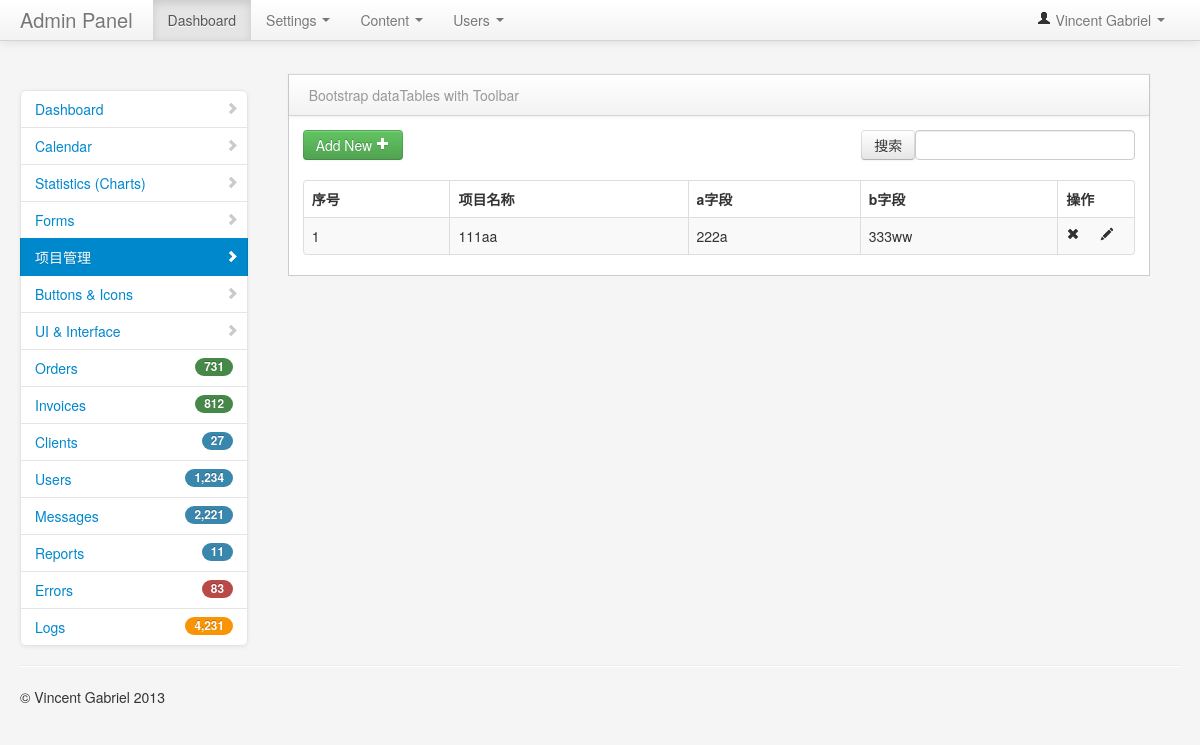
The app's page /project_manage/ (signed in), older data.
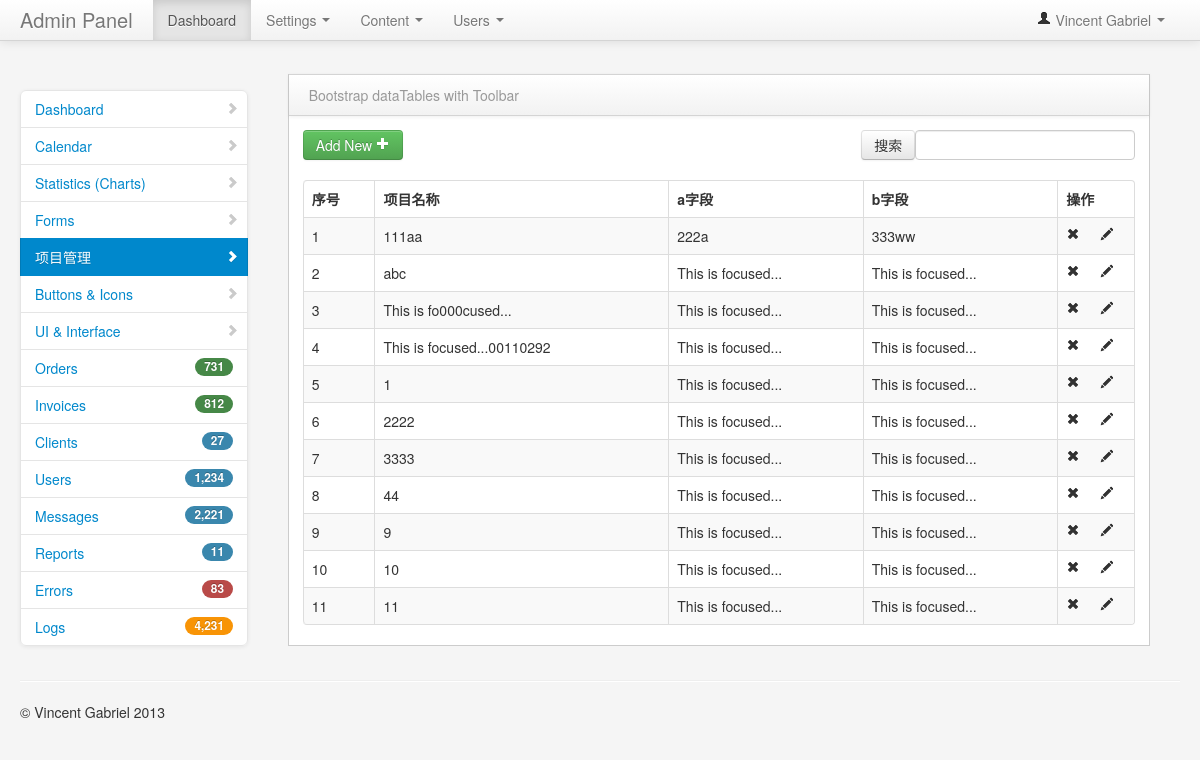
The same page, newer data.
### user_app/models.py (models this page shows)
class projectTable(models.Model):
    title = models.CharField(max_length=2000)
    a = models.CharField(max_length=2000)
    b = models.CharField(max_length=2000)

### user_app/views.py (the view)
# urls.py: path("project_manage/", views.project_manage),
@login_required #判断用户是否登录
def project_manage(request):
    project_data = projectTable.objects.all()
    username = request.session.get('user1', '')  # 读取浏览器 session
    return render(request, "project_manage.html", {"user": username,"project_data":project_data})

### templates/project_manage.html (shortened to what this page needs)
<!DOCTYPE html>
<html>
    <head>
        <link href="/static/bootstrap/css/bootstrap.min.css" rel="stylesheet" media="screen">
        <link href="/static/bootstrap/css/bootstrap-responsive.min.css" rel="stylesheet" media="screen">
        <link href="/static/assets/css/styles.css" rel="stylesheet" media="screen">
        <link href="/static/assets/css/DT_bootstrap.css" rel="stylesheet" media="screen">
    </head>
    <body>
        <div class="navbar navbar-fixed-top">
            <div class="navbar-inner">
                <div class="container-fluid">
                    <a class="brand" href="#">Admin Panel</a>
                    <div class="nav-collapse collapse">
                        <ul class="nav pull-right">
                            <li class="dropdown">
                                <a href="#" role="button" class="dropdown-toggle" data-toggle="dropdown"> <i class="icon-user"></i> Vincent Gabriel <i class="caret"></i>
                                </a>
                            </li>
                        </ul>
                        <ul class="nav">
                            <li class="active">
                                <a href="#">Dashboard</a>
                            </li>
                            <li class="dropdown">
                                <a href="#" data-toggle="dropdown" class="dropdown-toggle">Settings <b class="caret"></b>
                                </a>
                            </li>
                            <li class="dropdown">
                                <a href="#" role="button" class="dropdown-toggle" data-toggle="dropdown">Content <i class="caret"></i>
                                </a>
                            </li>
                            <li class="dropdown">
                                <a href="#" role="button" class="dropdown-toggle" data-toggle="dropdown">Users <i class="caret"></i>
                                </a>
                            </li>
                        </ul>
                    </div>
                </div>
            </div>
        </div>
        <div class="container-fluid">
            <div class="row-fluid">
                <div class="span3" id="sidebar">
                    <ul class="nav nav-list bs-docs-sidenav nav-collapse collapse">
                        <li>
                            <a href="index.html"><i class="icon-chevron-right"></i> Dashboard</a>
                        </li>
                        <li>
                            <a href="calendar.html"><i class="icon-chevron-right"></i> Calendar</a>
                        </li>
                        <li>
                            <a href="stats.html"><i class="icon-chevron-right"></i> Statistics (Charts)</a>
                        </li>
                        <li>
                            <a href="project_model_add.html"><i class="icon-chevron-right"></i> Forms</a>
                        </li>
                        <li class="active">
                            <a href="#"><i class="icon-chevron-right"></i>项目管理</a>
                        </li>
                        <li>
                            <a href="buttons.html"><i class="icon-chevron-right"></i> Buttons & Icons</a>
                        </li>
                        <li>
                            <a href="interface.html"><i class="icon-chevron-right"></i> UI & Interface</a>
                        </li>
                        <li>
                            <a href="#"><span class="badge badge-success pull-right">731</span> Orders</a>
                        </li>
                        <li>
                            <a href="#"><span class="badge badge-success pull-right">812</span> Invoices</a>
                        </li>
                        <li>
                            <a href="#"><span class="badge badge-info pull-right">27</span> Clients</a>
                        </li>
                        <li>
                            <a href="#"><span class="badge badge-info pull-right">1,234</span> Users</a>
                        </li>
                        <li>
                            <a href="#"><span class="badge badge-info pull-right">2,221</span> Messages</a>
                        </li>
                        <li>
                            <a href="#"><span class="badge badge-info pull-right">11</span> Reports</a>
                        </li>
                        <li>
                            <a href="#"><span class="badge badge-important pull-right">83</span> Errors</a>
                        </li>
                        <li>
                            <a href="#"><span class="badge badge-warning pull-right">4,231</span> Logs</a>
                        </li>
                    </ul>
                </div>
                <div class="span9" id="content">
                     <div class="row-fluid">
                        <div class="block">
                            <div class="navbar navbar-inner block-header">
                                <div class="muted pull-left">Bootstrap dataTables with Toolbar</div>
                            </div>
                            <div class="block-content collapse in">
                                <div class="span12">
                                   <div class="table-toolbar">
                                      <div class="btn-group">
                                         <a href="/project_model/"><button class="btn btn-success">Add New <i class="icon-plus icon-white"></i></button></a>
                                      </div>
                                      <div class="btn-group pull-right">
                                         <div class="dataTables_filter" id="example_filter">
                                             <form method="post" action="/project_search/">
                                              <input class="btn" type="submit" value="搜索">
                                              <label><input type="text" aria-controls="example" id="search_project" name="search_project" onkeydown="entersearch()"></label>
                                             </form>
                                        </div>
                                      </div>
                                   </div>
                                    <table cellpadding="0" cellspacing="0" border="0" class="table table-striped table-bordered" id="example2">
                                        <thead>
                                            <tr>
                                                <th>序号</th>
                                                <th>项目名称</th>
                                                <th>a字段</th>
                                                <th>b字段</th>
                                                <th>操作</th>
                                            </tr>
                                        </thead>
                                        <tbody>
                                        {% for data in project_data %}
                                            <tr class="gradeU">
                                                <td>{{forloop.counter }}</td>
                                                <td>{{data.title}}</td>
                                                <td>{{data.a}}</td>
                                                <td class="center">{{data.b}}</td>
                                                <td class="center" style="width: 60px;">
                                                    <a href="/project_del/?id={{ data.id }}"><i class="icon-remove"></i></a>
                                                    <a href="/project_edit/?id={{ data.id }}"><i class="icon-pencil"></i></a>
                                                </td>
                                            </tr>
                                        {% endfor %}
                                        </tbody>
                                    </table>
                                </div>
                            </div>
                        </div>
                    </div>
                </div>
            </div>
            <hr>
            <footer>
                <p>&copy; Vincent Gabriel 2013</p>
            </footer>
        </div>
    </body>
</html>

### static/assets/css/styles.css (style rules this page uses)
body { padding-top: 0; padding-bottom: 40px; background-color: #f5f5f5; }
@media (min-width: 979px) { body { padding-top: 60px; } }
#content { margin-left:0px; }
.block { border: 1px solid #ccc; background: white; margin: 1em 0em; border-top: none; }
.block-content { margin: 1em; min-height: .25em; }
.block-header { margin-bottom: 0px; border-right: none; border-left: none; -webkit-border-radius: 0px; -moz-border-radius: 0px; border-radius: 0px; }
.block-header div { padding-top: 10px; }
.bs-docs-sidenav { max-width: 228px; margin: 30px 0 0; padding: 0; background-color: #fff; -webkit-border-radius: 6px; -moz-border-radius: 6px; border-radius: 6px; -webkit-box-shadow: 0 1px 4px rgba(0,0,0,.065); -moz-box-shadow: 0 1px 4px rgba(0,0,0,.065); box-shadow: 0 1px 4px rgba(0,0,0,.065); }
.bs-docs-sidenav > li > a { display: block; width: 190px \9; margin: 0 0 -1px; padding: 8px 14px; border: 1px solid #e5e5e5; }
.bs-docs-sidenav > li:first-child > a { -webkit-border-radius: 6px 6px 0 0; -moz-border-radius: 6px 6px 0 0; border-radius: 6px 6px 0 0; }
.bs-docs-sidenav > li:last-child > a { -webkit-border-radius: 0 0 6px 6px; -moz-border-radius: 0 0 6px 6px; border-radius: 0 0 6px 6px; }
.bs-docs-sidenav > .active > a { position: relative; z-index: 2; padding: 9px 15px; border: 0; text-shadow: 0 1px 0 rgba(0,0,0,.15); -webkit-box-shadow: inset 1px 0 0 rgba(0,0,0,.1), inset -1px 0 0 rgba(0,0,0,.1); -moz-box-shadow: inset 1px 0 0 rgba(0,0,0,.1), inset -1px 0 0 rgba(0,0,0,.1); box-shadow: inset 1px 0 0 rgba(0,0,0,.1), inset -1px 0 0 rgba(0,0,0,.1); }
.bs-docs-sidenav .icon-chevron-right { float: right; margin-top: 2px; margin-right: -6px; opacity: .25; }
.bs-docs-sidenav .active .icon-chevron-right, .bs-docs-sidenav .active a:hover .icon-chevron-right { opacity: 1; }

Row changes from the older to the newer data that the page shows:
added projectTable: title "abc", a "This is focused...", b "This is focused..."
added projectTable: title "This is fo000cused...", a "This is focused...", b "This is focused..."
added projectTable: title "This is focused...00110292", a "This is focused...", b "This is focused..."
added projectTable: title "1", a "This is focused...", b "This is focused..."
added projectTable: title "2222", a "This is focused...", b "This is focused..."
added projectTable: title "3333", a "This is focused...", b "This is focused..."
added projectTable: title "44", a "This is focused...", b "This is focused..."
added projectTable: title "9", a "This is focused...", b "This is focused..."
added projectTable: title "10", a "This is focused...", b "This is focused..."
added projectTable: title "11", a "This is focused...", b "This is focused..."
